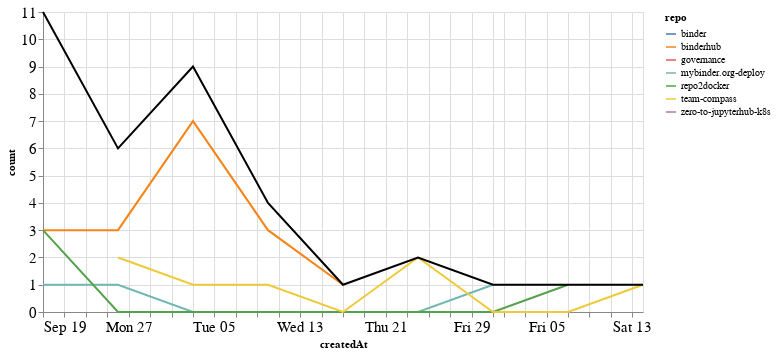

The notebook cell saved with this chart:
### Markdown cell above
### Comments

### Code cell
comments_time = comments.groupby('repo').resample('W', on='createdAt').count()['author'].reset_index()
comments_time = comments_time.rename(columns={'author': 'count'})
comments_time_total = comments_time.groupby('createdAt').agg({"count": "sum"}).reset_index()
ch1 = alt.Chart(comments_time, width=600).mark_line().encode(
    x='createdAt',
    y='count',
    color='repo',
    tooltip="repo"
)

ch2 = alt.Chart(comments_time_total, width=600).mark_line(color="black").encode(
    x='createdAt',
    y='count',
)

ch1 + ch2

### Figure 1 — Vega-Lite specification as saved in the notebook (floating-point values rounded to 4 significant figures)
{"config": {"axisLeft": {"labelFontSize": 15}, "axisBottom": {"labelFontSize": 15}}, "layer": [{"data": {"name": "data-8ef71c18dcc2afb2f1057b4a18b85c76"}, "mark": "line", "encoding": {"color": {"type": "nominal", "field": "repo"}, "tooltip": {"type": "nominal", "field": "repo"}, "x": {"type": "temporal", "field": "createdAt"}, "y": {"type": "quantitative", "field": "count"}}, "width": 600}, {"data": {"name": "data-d01707d3d7ef7b371491baaea74a9e4c"}, "mark": {"type": "line", "color": "black"}, "encoding": {"x": {"type": "temporal", "field": "createdAt"}, "y": {"type": "quantitative", "field": "count"}}, "width": 600}], "$schema": "https://vega.github.io/schema/vega-lite/v4.8.1.json", "datasets": {"data-8ef71c18dcc2afb2f1057b4a18b85c76": [{"repo": "binder", "createdAt": "2021-09-19T00:00:00", "count": 3}, {"repo": "binderhub", "createdAt": "2021-09-19T00:00:00", "count": 3}, {"repo": "binderhub", "createdAt": "2021-09-26T00:00:00", "count": 3}, {"repo": "binderhub", "createdAt": "2021-10-03T00:00:00", "count": 7}, {"repo": "binderhub", "createdAt": "2021-10-10T00:00:00", "count": 3}, {"repo": "binderhub", "createdAt": "2021-10-17T00:00:00", "count": 1}, {"repo": "governance", "createdAt": "2021-09-19T00:00:00", "count": 1}, {"repo": "mybinder.org-deploy", "createdAt": "2021-09-19T00:00:00", "count": 1}, {"repo": "mybinder.org-deploy", "createdAt": "2021-09-26T00:00:00", "count": 1}, {"repo": "mybinder.org-deploy", "createdAt": "2021-10-03T00:00:00", "count": 0}, {"repo": "mybinder.org-deploy", "createdAt": "2021-10-10T00:00:00", "count": 0}, {"repo": "mybinder.org-deploy", "createdAt": "2021-10-17T00:00:00", "count": 0}, {"repo": "mybinder.org-deploy", "createdAt": "2021-10-24T00:00:00", "count": 0}, {"repo": "mybinder.org-deploy", "createdAt": "2021-10-31T00:00:00", "count": 1}, {"repo": "repo2docker", "createdAt": "2021-09-19T00:00:00", "count": 3}, {"repo": "repo2docker", "createdAt": "2021-09-26T00:00:00", "count": 0}, {"repo": "repo2docker", "createdAt": "2021-10-03T00:00:00", "count": 0}, {"repo": "repo2docker", "createdAt": "2021-10-10T00:00:00", "count": 0}, {"repo": "repo2docker", "createdAt": "2021-10-17T00:00:00", "count": 0}, {"repo": "repo2docker", "createdAt": "2021-10-24T00:00:00", "count": 0}, {"repo": "repo2docker", "createdAt": "2021-10-31T00:00:00", "count": 0}, {"repo": "repo2docker", "createdAt": "2021-11-07T00:00:00", "count": 1}, {"repo": "team-compass", "createdAt": "2021-09-26T00:00:00", "count": 2}, {"repo": "team-compass", "createdAt": "2021-10-03T00:00:00", "count": 1}, {"repo": "team-compass", "createdAt": "2021-10-10T00:00:00", "count": 1}, {"repo": "team-compass", "createdAt": "2021-10-17T00:00:00", "count": 0}, {"repo": "team-compass", "createdAt": "2021-10-24T00:00:00", "count": 2}, {"repo": "team-compass", "createdAt": "2021-10-31T00:00:00", "count": 0}, {"repo": "team-compass", "createdAt": "2021-11-07T00:00:00", "count": 0}, {"repo": "team-compass", "createdAt": "2021-11-14T00:00:00", "count": 1}, {"repo": "zero-to-jupyterhub-k8s", "createdAt": "2021-10-03T00:00:00", "count": 1}], "data-d01707d3d7ef7b371491baaea74a9e4c": [{"createdAt": "2021-09-19T00:00:00", "count": 11}, {"createdAt": "2021-09-26T00:00:00", "count": 6}, {"createdAt": "2021-10-03T00:00:00", "count": 9}, {"createdAt": "2021-10-10T00:00:00", "count": 4}, {"createdAt": "2021-10-17T00:00:00", "count": 1}, {"createdAt": "2021-10-24T00:00:00", "count": 2}, {"createdAt": "2021-10-31T00:00:00", "count": 1}, {"createdAt": "2021-11-07T00:00:00", "count": 1}, {"createdAt": "2021-11-14T00:00:00", "count": 1}]}}
